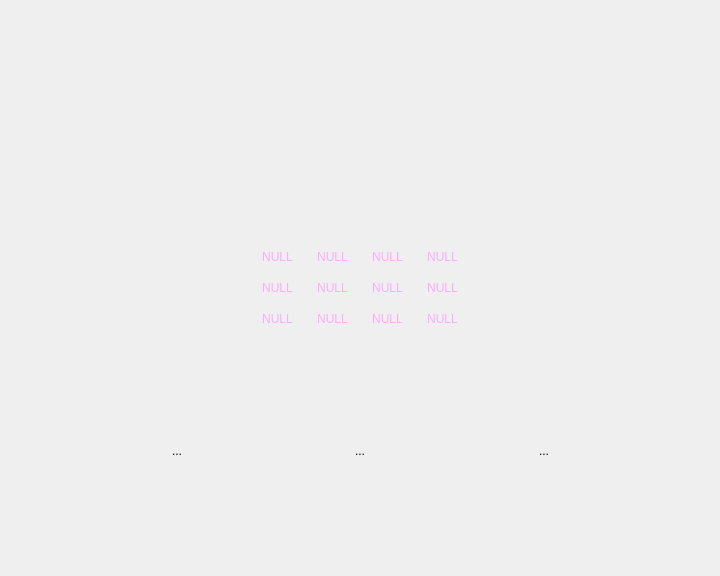
<?xml version="1.0" encoding="UTF-8"?>
<ui version="4.0">
 <class>classWindow</class>
 <widget class="QWidget" name="classWindow">
  <property name="geometry">
   <rect>
    <x>0</x>
    <y>0</y>
    <width>720</width>
    <height>576</height>
   </rect>
  </property>
  <property name="minimumSize">
   <size>
    <width>720</width>
    <height>576</height>
   </size>
  </property>
  <property name="maximumSize">
   <size>
    <width>720</width>
    <height>576</height>
   </size>
  </property>
  <property name="windowTitle">
   <string>Form</string>
  </property>
  <layout class="QGridLayout" name="gridLayout_2">
   <item row="0" column="0">
    <layout class="QVBoxLayout" name="verticalLayout">
     <item>
      <spacer name="verticalSpacer">
       <property name="orientation">
        <enum>Qt::Vertical</enum>
       </property>
       <property name="sizeHint" stdset="0">
        <size>
         <width>20</width>
         <height>40</height>
        </size>
       </property>
      </spacer>
     </item>
     <item>
      <layout class="QHBoxLayout" name="horizontalLayout_2">
       <item>
        <spacer name="horizontalSpacer">
         <property name="orientation">
          <enum>Qt::Horizontal</enum>
         </property>
         <property name="sizeHint" stdset="0">
          <size>
           <width>40</width>
           <height>20</height>
          </size>
         </property>
        </spacer>
       </item>
       <item>
        <widget class="QLabel" name="label">
         <property name="text">
          <string/>
         </property>
         <property name="pixmap">
          <pixmap resource="resources.qrc">:/images/class.jpg</pixmap>
         </property>
        </widget>
       </item>
       <item>
        <spacer name="horizontalSpacer_2">
         <property name="orientation">
          <enum>Qt::Horizontal</enum>
         </property>
         <property name="sizeHint" stdset="0">
          <size>
           <width>40</width>
           <height>20</height>
          </size>
         </property>
        </spacer>
       </item>
      </layout>
     </item>
     <item>
      <spacer name="verticalSpacer_2">
       <property name="orientation">
        <enum>Qt::Vertical</enum>
       </property>
       <property name="sizeHint" stdset="0">
        <size>
         <width>20</width>
         <height>40</height>
        </size>
       </property>
      </spacer>
     </item>
     <item>
      <layout class="QHBoxLayout" name="horizontalLayout">
       <item>
        <spacer name="horizontalSpacer_6">
         <property name="orientation">
          <enum>Qt::Horizontal</enum>
         </property>
         <property name="sizeHint" stdset="0">
          <size>
           <width>40</width>
           <height>20</height>
          </size>
         </property>
        </spacer>
       </item>
       <item>
        <layout class="QGridLayout" name="classLayout">
         <property name="spacing">
          <number>10</number>
         </property>
         <item row="1" column="3">
          <widget class="QToolButton" name="class8">
           <property name="styleSheet">
            <string notr="true">color: rgb(255, 170, 255);</string>
           </property>
           <property name="text">
            <string>NULL</string>
           </property>
           <property name="autoRaise">
            <bool>true</bool>
           </property>
          </widget>
         </item>
         <item row="0" column="0">
          <widget class="QToolButton" name="class1">
           <property name="styleSheet">
            <string notr="true">color: rgb(255, 170, 255);</string>
           </property>
           <property name="text">
            <string>NULL</string>
           </property>
           <property name="autoRaise">
            <bool>true</bool>
           </property>
          </widget>
         </item>
         <item row="0" column="2">
          <widget class="QToolButton" name="class3">
           <property name="styleSheet">
            <string notr="true">color: rgb(255, 170, 255);</string>
           </property>
           <property name="text">
            <string>NULL</string>
           </property>
           <property name="autoRaise">
            <bool>true</bool>
           </property>
          </widget>
         </item>
         <item row="0" column="1">
          <widget class="QToolButton" name="class2">
           <property name="styleSheet">
            <string notr="true">color: rgb(255, 170, 255);</string>
           </property>
           <property name="text">
            <string>NULL</string>
           </property>
           <property name="autoRaise">
            <bool>true</bool>
           </property>
          </widget>
         </item>
         <item row="1" column="2">
          <widget class="QToolButton" name="class7">
           <property name="styleSheet">
            <string notr="true">color: rgb(255, 170, 255);</string>
           </property>
           <property name="text">
            <string>NULL</string>
           </property>
           <property name="autoRaise">
            <bool>true</bool>
           </property>
          </widget>
         </item>
         <item row="1" column="0">
          <widget class="QToolButton" name="class5">
           <property name="styleSheet">
            <string notr="true">color: rgb(255, 170, 255);</string>
           </property>
           <property name="text">
            <string>NULL</string>
           </property>
           <property name="autoRaise">
            <bool>true</bool>
           </property>
          </widget>
         </item>
         <item row="1" column="1">
          <widget class="QToolButton" name="class6">
           <property name="styleSheet">
            <string notr="true">color: rgb(255, 170, 255);</string>
           </property>
           <property name="text">
            <string>NULL</string>
           </property>
           <property name="autoRaise">
            <bool>true</bool>
           </property>
          </widget>
         </item>
         <item row="0" column="3">
          <widget class="QToolButton" name="class4">
           <property name="styleSheet">
            <string notr="true">color: rgb(255, 170, 255);</string>
           </property>
           <property name="text">
            <string>NULL</string>
           </property>
           <property name="autoRaise">
            <bool>true</bool>
           </property>
          </widget>
         </item>
         <item row="2" column="0">
          <widget class="QToolButton" name="class9">
           <property name="styleSheet">
            <string notr="true">color: rgb(255, 170, 255);</string>
           </property>
           <property name="text">
            <string>NULL</string>
           </property>
           <property name="autoRaise">
            <bool>true</bool>
           </property>
          </widget>
         </item>
         <item row="2" column="1">
          <widget class="QToolButton" name="class10">
           <property name="styleSheet">
            <string notr="true">color: rgb(255, 170, 255);</string>
           </property>
           <property name="text">
            <string>NULL</string>
           </property>
           <property name="autoRaise">
            <bool>true</bool>
           </property>
          </widget>
         </item>
         <item row="2" column="2">
          <widget class="QToolButton" name="class11">
           <property name="styleSheet">
            <string notr="true">color: rgb(255, 170, 255);</string>
           </property>
           <property name="text">
            <string>NULL</string>
           </property>
           <property name="autoRaise">
            <bool>true</bool>
           </property>
          </widget>
         </item>
         <item row="2" column="3">
          <widget class="QToolButton" name="class12">
           <property name="styleSheet">
            <string notr="true">color: rgb(255, 170, 255);</string>
           </property>
           <property name="text">
            <string>NULL</string>
           </property>
           <property name="autoRaise">
            <bool>true</bool>
           </property>
          </widget>
         </item>
        </layout>
       </item>
       <item>
        <spacer name="horizontalSpacer_7">
         <property name="orientation">
          <enum>Qt::Horizontal</enum>
         </property>
         <property name="sizeHint" stdset="0">
          <size>
           <width>40</width>
           <height>20</height>
          </size>
         </property>
        </spacer>
       </item>
      </layout>
     </item>
     <item>
      <spacer name="verticalSpacer_3">
       <property name="orientation">
        <enum>Qt::Vertical</enum>
       </property>
       <property name="sizeHint" stdset="0">
        <size>
         <width>20</width>
         <height>40</height>
        </size>
       </property>
      </spacer>
     </item>
     <item>
      <layout class="QHBoxLayout" name="horizontalLayout_3">
       <item>
        <spacer name="horizontalSpacer_8">
         <property name="orientation">
          <enum>Qt::Horizontal</enum>
         </property>
         <property name="sizeHint" stdset="0">
          <size>
           <width>40</width>
           <height>20</height>
          </size>
         </property>
        </spacer>
       </item>
       <item>
        <widget class="QToolButton" name="backButton">
         <property name="styleSheet">
          <string notr="true"/>
         </property>
         <property name="text">
          <string>...</string>
         </property>
         <property name="icon">
          <iconset resource="resources.qrc">
           <normaloff>:/images/back.jpg</normaloff>:/images/back.jpg</iconset>
         </property>
         <property name="iconSize">
          <size>
           <width>119</width>
           <height>56</height>
          </size>
         </property>
         <property name="autoRaise">
          <bool>true</bool>
         </property>
        </widget>
       </item>
       <item>
        <spacer name="horizontalSpacer_3">
         <property name="orientation">
          <enum>Qt::Horizontal</enum>
         </property>
         <property name="sizeHint" stdset="0">
          <size>
           <width>40</width>
           <height>20</height>
          </size>
         </property>
        </spacer>
       </item>
       <item>
        <widget class="QToolButton" name="previousButton">
         <property name="text">
          <string>...</string>
         </property>
         <property name="icon">
          <iconset resource="resources.qrc">
           <normaloff>:/images/previous.jpg</normaloff>:/images/previous.jpg</iconset>
         </property>
         <property name="iconSize">
          <size>
           <width>168</width>
           <height>61</height>
          </size>
         </property>
         <property name="autoRaise">
          <bool>true</bool>
         </property>
        </widget>
       </item>
       <item>
        <spacer name="horizontalSpacer_4">
         <property name="orientation">
          <enum>Qt::Horizontal</enum>
         </property>
         <property name="sizeHint" stdset="0">
          <size>
           <width>40</width>
           <height>20</height>
          </size>
         </property>
        </spacer>
       </item>
       <item>
        <widget class="QToolButton" name="nextButton">
         <property name="text">
          <string>...</string>
         </property>
         <property name="icon">
          <iconset resource="resources.qrc">
           <normaloff>:/images/next.jpg</normaloff>:/images/next.jpg</iconset>
         </property>
         <property name="iconSize">
          <size>
           <width>163</width>
           <height>58</height>
          </size>
         </property>
         <property name="autoRaise">
          <bool>true</bool>
         </property>
        </widget>
       </item>
       <item>
        <spacer name="horizontalSpacer_5">
         <property name="orientation">
          <enum>Qt::Horizontal</enum>
         </property>
         <property name="sizeHint" stdset="0">
          <size>
           <width>40</width>
           <height>20</height>
          </size>
         </property>
        </spacer>
       </item>
      </layout>
     </item>
     <item>
      <spacer name="verticalSpacer_4">
       <property name="orientation">
        <enum>Qt::Vertical</enum>
       </property>
       <property name="sizeHint" stdset="0">
        <size>
         <width>20</width>
         <height>40</height>
        </size>
       </property>
      </spacer>
     </item>
    </layout>
   </item>
  </layout>
 </widget>
 <resources>
  <include location="resources.qrc"/>
 </resources>
 <connections/>
</ui>
